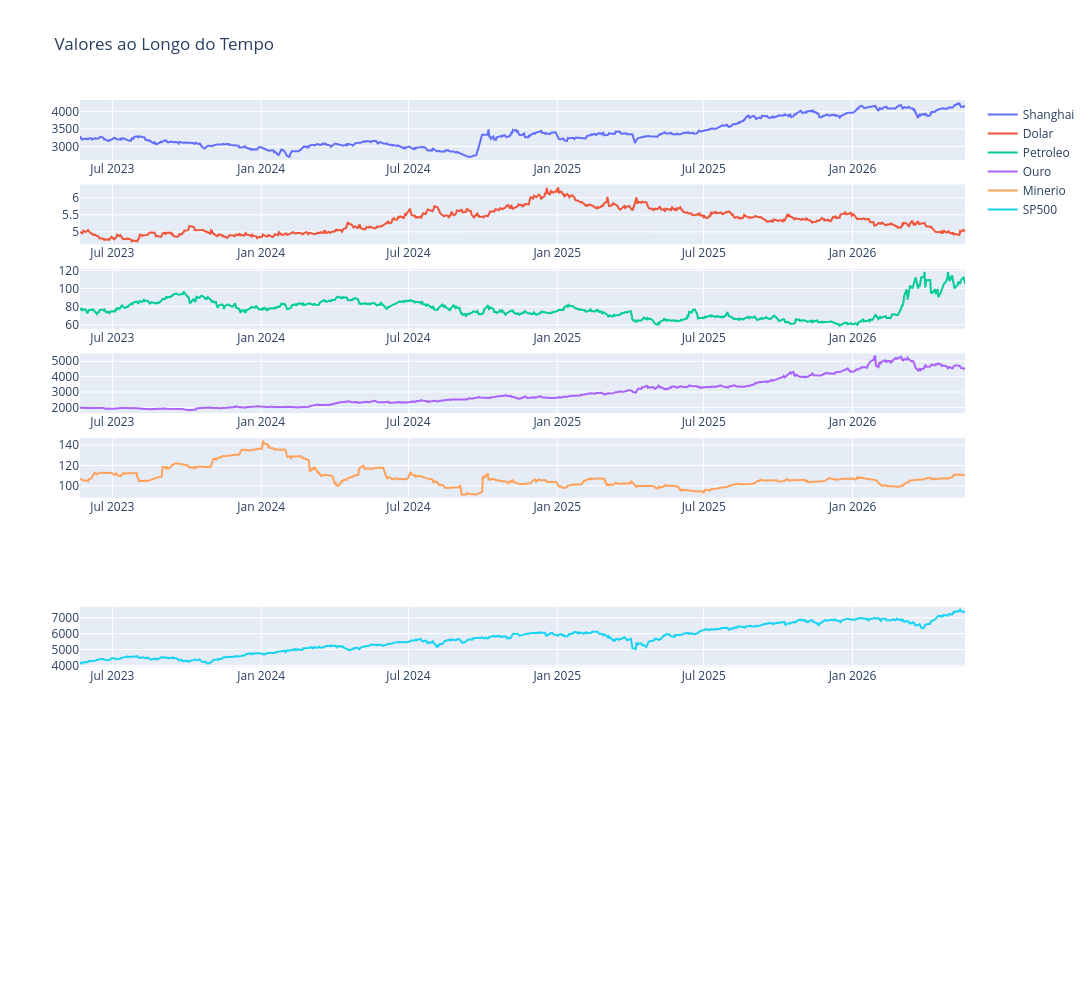

This figure's notebook cell:
### Code cell
# Plot da cotação de outros commodities
fig = make_subplots(rows = 10, cols = 1)

fig.add_trace(go.Scatter(x = df.reset_index()['Date'], 
                         y = df.reset_index()['Shanghai'],
                         name = 'Shanghai'), row = 1, col = 1
)
fig.add_trace(go.Scatter(x = df.reset_index()['Date'], 
                         y = df.reset_index()['Dolar'],
                         name = 'Dolar'), row = 2, col = 1
)
fig.add_trace(go.Scatter(x = df.reset_index()['Date'], 
                         y = df.reset_index()['Petroleo'],
                         name = 'Petroleo'), row = 3, col = 1
)
fig.add_trace(go.Scatter(x = df.reset_index()['Date'], 
                         y = df.reset_index()['Ouro'],
                         name = 'Ouro'), row = 4, col = 1
)
fig.add_trace(go.Scatter(x = df.reset_index()['Date'], 
                         y = df.reset_index()['Minerio'],
                         name = 'Minerio'), row = 5, col = 1
)

fig.add_trace(go.Scatter(x = df.reset_index()['Date'], 
                         y = df.reset_index()['SP500'],
                         name = 'SP500'), row = 7, col = 1
)

fig.update_layout(height = 1000, width = 1200, title_text = "Valores ao Longo do Tempo")
fig.show()

### Figure 1 — Plotly figure (JSON) as saved in the notebook; plotly's stock layout.template omitted (floating-point values rounded to 4 significant figures; data arrays with more than 128 entries replaced by an {"elided": "..."} marker saying what was removed)
{"data": [{"name": "Shanghai", "type": "scatter", "x": {"elided": "781 str values"}, "xaxis": "x", "y": {"elided": "781 float values"}, "yaxis": "y"}, {"name": "Dolar", "type": "scatter", "x": {"elided": "781 str values"}, "xaxis": "x2", "y": {"elided": "781 float values"}, "yaxis": "y2"}, {"name": "Petroleo", "type": "scatter", "x": {"elided": "781 str values"}, "xaxis": "x3", "y": {"elided": "781 float values"}, "yaxis": "y3"}, {"name": "Ouro", "type": "scatter", "x": {"elided": "781 str values"}, "xaxis": "x4", "y": {"elided": "781 float values"}, "yaxis": "y4"}, {"name": "Minerio", "type": "scatter", "x": {"elided": "781 str values"}, "xaxis": "x5", "y": {"elided": "781 float values"}, "yaxis": "y5"}, {"name": "SP500", "type": "scatter", "x": {"elided": "781 str values"}, "xaxis": "x7", "y": {"elided": "781 float values"}, "yaxis": "y7"}], "layout": {"height": 1000, "title": {"text": "Valores ao Longo do Tempo"}, "width": 1200, "xaxis": {"anchor": "y", "domain": [0, 1]}, "xaxis10": {"anchor": "y10", "domain": [0, 1]}, "xaxis2": {"anchor": "y2", "domain": [0, 1]}, "xaxis3": {"anchor": "y3", "domain": [0, 1]}, "xaxis4": {"anchor": "y4", "domain": [0, 1]}, "xaxis5": {"anchor": "y5", "domain": [0, 1]}, "xaxis6": {"anchor": "y6", "domain": [0, 1]}, "xaxis7": {"anchor": "y7", "domain": [0, 1]}, "xaxis8": {"anchor": "y8", "domain": [0, 1]}, "xaxis9": {"anchor": "y9", "domain": [0, 1]}, "yaxis": {"anchor": "x", "domain": [0.927, 1.0]}, "yaxis10": {"anchor": "x10", "domain": [0, 0.073]}, "yaxis2": {"anchor": "x2", "domain": [0.824, 0.897]}, "yaxis3": {"anchor": "x3", "domain": [0.721, 0.794]}, "yaxis4": {"anchor": "x4", "domain": [0.618, 0.691]}, "yaxis5": {"anchor": "x5", "domain": [0.515, 0.588]}, "yaxis6": {"anchor": "x6", "domain": [0.412, 0.485]}, "yaxis7": {"anchor": "x7", "domain": [0.309, 0.382]}, "yaxis8": {"anchor": "x8", "domain": [0.206, 0.279]}, "yaxis9": {"anchor": "x9", "domain": [0.103, 0.176]}}}
